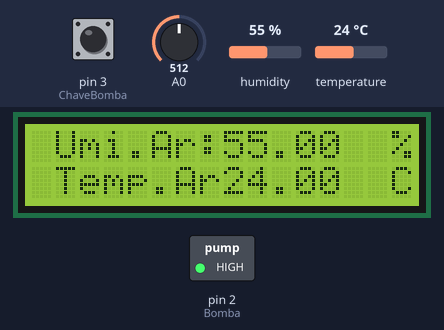
The sketch below on a simulated Arduino Uno, built with avr-gcc and run on an emulated ATmega328P. Parts: 16×2 character LCD, switched loads named in the sketch (green lamp = pin HIGH). The test bench sets the inputs (shaded band); at power-on: pin 3 (ChaveBomba) HIGH, humidity 55 %, A0 = 512, temperature 24 °C. What the sketch prints to the serial monitor is not drawn.

Above: at 4.2 s.
4.3 s: pin 3 (ChaveBomba) pulled LOW for 3 s
At 15.1 s:
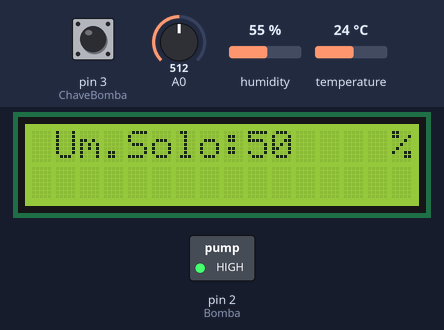
17.8 s: humidity set to 22 %
At 21.0 s:
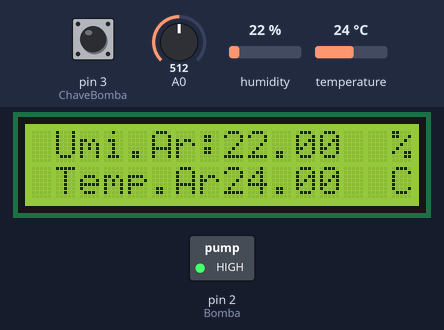
23.9 s: A0 set to 716
At 27.0 s:
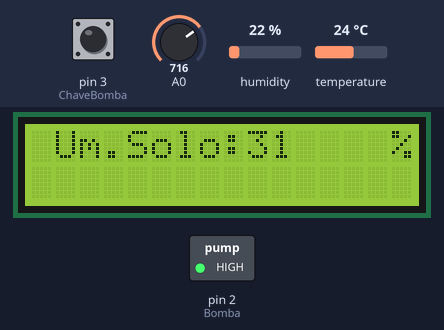
30.1 s: temperature set to 12 °C
At 34.0 s:
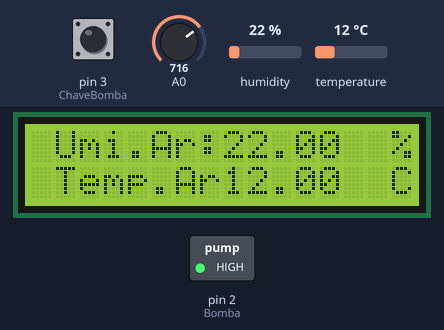
36.2 s: A0 set to 900
At 40.1 s:
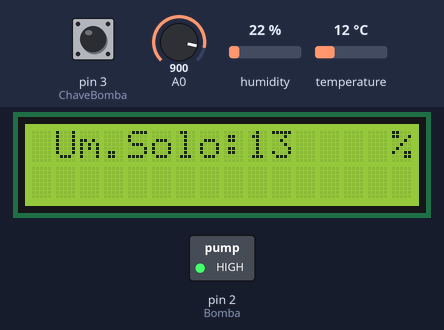
42.3 s: humidity set to 40 %
At 45.9 s:
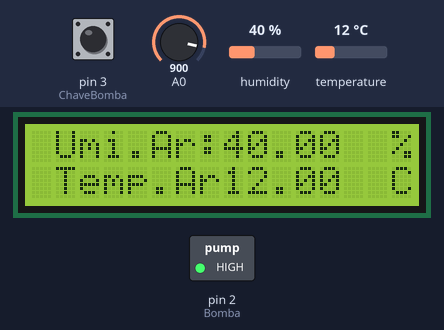
Timing chart, 0 to 47.4 s (numbered marks = the images above; inputs shaded):
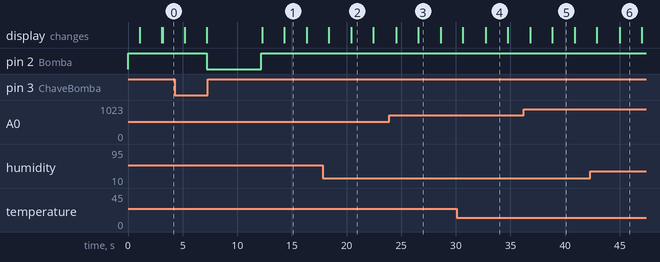

Measured:
- after the input at 4.3 s, pin 2 (Bomba): HIGH → LOW after 2.9 s, → HIGH 5.0 s later; the display: first differs from a run without the input after 2.9 s (image 1 shows a later state)
- after the input at 17.8 s, the display: first differs from a run without the input after 2.6 s (image 2)
- after the input at 23.9 s, the display: first differs from a run without the input after 2.6 s (image 3)
- after the input at 30.1 s, the display: first differs from a run without the input after 2.6 s (image 4)
- after the input at 36.2 s, the display: first differs from a run without the input after 2.6 s (image 5)
- after the input at 42.3 s, the display: first differs from a run without the input after 2.7 s (image 6)
- what the display in image 1 shows lasts 2.1 s, from 14.3 s to 16.4 s

The sketch:

arduino.ino
```cpp
#include <Wire.h>

#include <AHTxx.h> //Inclui a biblioteca AHT21

#include <LiquidCrystal_I2C.h>
LiquidCrystal_I2C lcd(0x27,16,2);  // set the LCD address to 0x27 for a 16 chars and 2 line display

#define ChaveBomba 3
#define Bomba 2

float ahtValue;                               //to store T/RH result

AHTxx aht20(AHTXX_ADDRESS_X38, AHT2x_SENSOR); //sensor address, sensor type

long tempo=0,tempo1=0,tempoleitura=60000*5,tempoenviapy=60000*25;

int leitura_sensor = 0;
const int VALOR_MAXIMO = 1023; //Valor com solo seco
const int VALOR_MINIMO = 0; //Valor com solo umido

float  tempDeg;
float hum;

float umidade_minima = 50.0;
int leitura_sensor_minima = 20;

bool erroaht = false,decide = false, debug = false, entrouirrigacao = false;
bool irrigou = false;
void setup()
{
  Serial.begin(9600);

  pinMode(ChaveBomba,INPUT_PULLUP);
  pinMode(Bomba,OUTPUT);
  //digitalWrite(Bomba,LOW);
  //delay(2500);
  digitalWrite(Bomba,HIGH);

  Serial.begin(9600);
  delay(1000);
  lcd.init();
  lcd.backlight();
  lcd.clear();

  while (aht20.begin() != true)
  {
    erroaht = true;
    lcd.clear();
    lcd.setCursor(1,0);
    lcd.print("Err In AHT!");
    if (debug) Serial.println("Erro aht!");
    delay(2000);
  }

  if (debug) Serial.println(F("AHT20 OK"));

  lcd.clear();
  lcd.setCursor(1,0);
  lcd.print("GreenDuino");
  lcd.setCursor(1,1);
  lcd.print("V1.2 20/10/2025");
  delay(2000);
  lcd.clear();

}

void loop()
{

  if (!erroaht) LeAHT21();

   LeUmidadeSoloNovo();

  if ((millis() - tempo) >= tempoleitura)
  {
    tempo = millis();
    decide = true;
  }

  if (digitalRead(ChaveBomba)==LOW)
  {
    Irrigando();
  }

  if (((millis() - tempo1) >= tempoenviapy) || entrouirrigacao )
  {
    tempo1 = millis();
    EnviaPython();
  }
}

void EnviaPython()
{
  String sumidadesolo  = String(leitura_sensor);
  String sumidadear  =  String(hum, 2);
  String stempar = String(tempDeg,2);
  String sirrigacao = String(entrouirrigacao ? 1 : 0);    //String(irrigou ? 1 : 0);

  String mensagem = sumidadesolo + ";" + sumidadear + ";" + stempar + ";" + sirrigacao + ";";
  Serial.println(mensagem);

  entrouirrigacao = false;
}

void LeUmidadeSoloNovo()
{
    leitura_sensor = analogRead(A0);
    if (debug) Serial.println(leitura_sensor);
    leitura_sensor = map(leitura_sensor, VALOR_MINIMO, VALOR_MAXIMO, 100, 0);
    if (debug)
    {
      Serial.print("Umidade Solo: ");
      Serial.println(leitura_sensor);
    }

    if ((leitura_sensor <= leitura_sensor_minima) && (hum <= umidade_minima ) && decide)
    {

      if (debug) Serial.println("Status: Solo seco");
      lcd.clear();
      lcd.setCursor(1,0);
      lcd.print("Solo Seco!");
      delay(1000);
      Irrigando();
      decide = false;
    }
    else
    {
      lcd.clear();
      lcd.setCursor(1,0);
      lcd.print("Um.Solo:");
      lcd.setCursor(9,0);
      lcd.print(leitura_sensor);
      lcd.setCursor(15,0);
      lcd.print("%");
      if (debug) Serial.println(" ");
    }
    delay(2000);
}

void LeAHT21(void)
{
    bool lcont = true;


    tempDeg =aht20.readTemperature(); // Define a variavel TemperaturaAHT com o valor da leitura da umidade feita pelo sensor AHT21
    if (tempDeg == AHTXX_ERROR)
    {
      lcont = false;
      if (debug) Serial.println(AHTXX_ERROR);
    }
    //delay(1000) ;
    hum = aht20.readHumidity(); // Define a variavel UmidadeAHT com o valor da leitura da umidade feita pelo sensor AHT21
    if (hum == AHTXX_ERROR)
    {
      lcont = false;
      if (debug) Serial.println(AHTXX_ERROR);
    }
    if ( lcont)
    {
      if (debug)
      {
        Serial.println("AR...");
        Serial.print("Temperatura ");  Serial.println(tempDeg);
        Serial.print("Umidade ");  Serial.println(hum);
        Serial.println(" ");
      }
      lcd.clear();
      lcd.setCursor(1,0);
      lcd.print("Umi.Ar:");
      lcd.setCursor(8,0);
      lcd.print(hum);
      lcd.setCursor(15,0);
      lcd.print("%");

      lcd.setCursor(1,1);
      lcd.print("Temp.Ar:");
      lcd.setCursor(8,1);
      lcd.print(tempDeg);
      lcd.setCursor(15,1);
      lcd.print("C");
    }
    else
    {
      lcd.clear();
      lcd.setCursor(1,0);
      lcd.print("Err:T/H...");
    }
    delay(2000);
}

void Irrigando()
{
  long tb = millis();
  long tbf = 5000;
  long tb1 = millis();

  irrigou = true;

  digitalWrite(Bomba,LOW);
  lcd.clear();
  lcd.setCursor(1,0);
  lcd.print("Irrigando...");

  while ((millis()-tb)<tbf)
  {
   if (irrigou)
    {
      entrouirrigacao = true;
      if (debug) Serial.println("Irrigando...");
      irrigou = false;
    }
  }
  digitalWrite(Bomba,HIGH);

}
```
